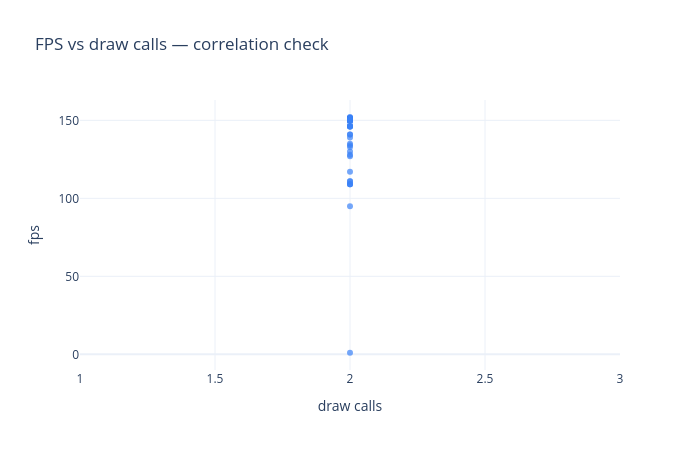

The code cell stored with this chart in its notebook:
### Markdown cell above
## 7 — FPS vs draw calls (scatter)

### Code cell
fig = px.scatter(
    df,
    x='raster/total_draw_calls',
    y='time/fps',
    trendline='ols',
    labels={
        'raster/total_draw_calls': 'draw calls',
        'time/fps': 'fps'
    },
    title='FPS vs draw calls — correlation check',
    template='plotly_white',
    width=700, height=450
)
fig.update_traces(marker=dict(color='#3B82F6', size=6, opacity=0.7), selector=dict(mode='markers'))
fig.write_image(OUT / '07_fps_vs_drawcalls.png')
fig.show()

### Figure 1 — Plotly figure (JSON) as saved in the notebook; plotly's stock layout.template omitted (floating-point values rounded to 4 significant figures)
{"data": [{"hovertemplate": "draw calls=%{x}<br>fps=%{y}<extra></extra>", "legendgroup": "", "marker": {"color": "#3B82F6", "opacity": 0.7, "size": 6, "symbol": "circle"}, "mode": "markers", "name": "", "orientation": "v", "showlegend": false, "type": "scatter", "x": [2.0, 2.0, 2.0, 2.0, 2.0, 2.0, 2.0, 2.0, 2.0, 2.0, 2.0, 2.0, 2.0, 2.0, 2.0, 2.0, 2.0, 2.0, 2.0, 2.0, 2.0, 2.0, 2.0, 2.0, 2.0, 2.0, 2.0, 2.0, 2.0, 2.0, 2.0, 2.0, 2.0, 2.0, 2.0, 2.0, 2.0, 2.0, 2.0, 2.0, 2.0, 2.0, 2.0, 2.0, 2.0, 2.0, 2.0, 2.0, 2.0, 2.0, 2.0, 2.0, 2.0, 2.0, 2.0], "xaxis": "x", "y": [1.0, 95.0, 109.0, 109.0, 109.0, 130.0, 152.0, 151.0, 151.0, 146.0, 151.0, 152.0, 151.0, 151.0, 151.0, 150.0, 117.0, 141.0, 151.0, 146.0, 150.0, 151.0, 151.0, 151.0, 150.0, 151.0, 150.0, 151.0, 150.0, 127.0, 128.0, 150.0, 150.0, 151.0, 150.0, 151.0, 150.0, 151.0, 150.0, 146.0, 150.0, 151.0, 150.0, 151.0, 150.0, 147.0, 139.0, 134.0, 111.0, 111.0, 135.0, 150.0, 146.0, 133.0, 141.0], "yaxis": "y"}, {"hovertemplate": "<b>OLS trendline</b><br>time/fps = 69.7455<br>R<sup>2</sup>=-0.000000<br><br>draw calls=%{x}<br>fps=%{y} <b>(trend)</b><extra></extra>", "legendgroup": "", "marker": {"color": "#636efa", "symbol": "circle"}, "mode": "lines", "name": "", "showlegend": false, "type": "scatter", "x": [2.0, 2.0, 2.0, 2.0, 2.0, 2.0, 2.0, 2.0, 2.0, 2.0, 2.0, 2.0, 2.0, 2.0, 2.0, 2.0, 2.0, 2.0, 2.0, 2.0, 2.0, 2.0, 2.0, 2.0, 2.0, 2.0, 2.0, 2.0, 2.0, 2.0, 2.0, 2.0, 2.0, 2.0, 2.0, 2.0, 2.0, 2.0, 2.0, 2.0, 2.0, 2.0, 2.0, 2.0, 2.0, 2.0, 2.0, 2.0, 2.0, 2.0, 2.0, 2.0, 2.0, 2.0, 2.0], "xaxis": "x", "y": [139.5, 139.5, 139.5, 139.5, 139.5, 139.5, 139.5, 139.5, 139.5, 139.5, 139.5, 139.5, 139.5, 139.5, 139.5, 139.5, 139.5, 139.5, 139.5, 139.5, 139.5, 139.5, 139.5, 139.5, 139.5, 139.5, 139.5, 139.5, 139.5, 139.5, 139.5, 139.5, 139.5, 139.5, 139.5, 139.5, 139.5, 139.5, 139.5, 139.5, 139.5, 139.5, 139.5, 139.5, 139.5, 139.5, 139.5, 139.5, 139.5, 139.5, 139.5, 139.5, 139.5, 139.5, 139.5], "yaxis": "y"}], "layout": {"height": 450, "legend": {"tracegroupgap": 0}, "title": {"text": "FPS vs draw calls — correlation check"}, "width": 700, "xaxis": {"anchor": "y", "domain": [0, 1], "title": {"text": "draw calls"}}, "yaxis": {"anchor": "x", "domain": [0, 1], "title": {"text": "fps"}}}}
